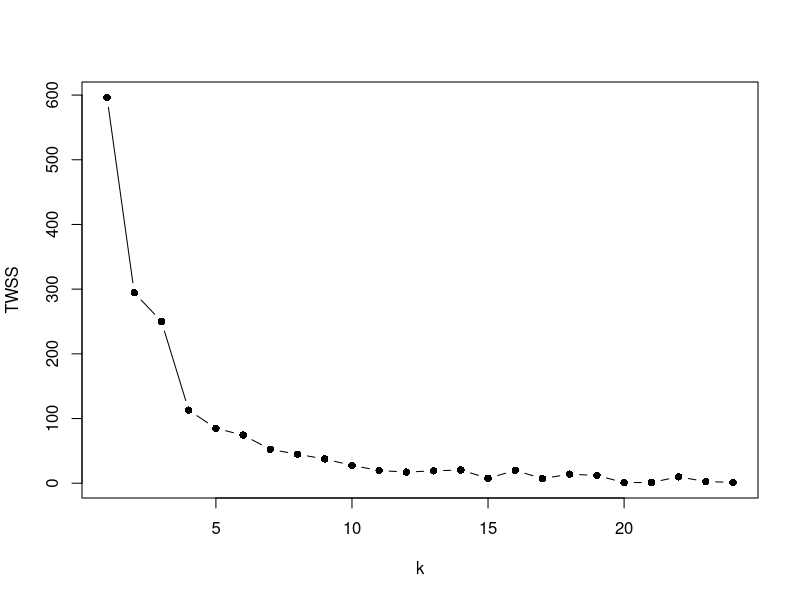

This chart was generated by the following R code: (Note: this script raises an error after producing the figure.)
## ---- chunk 1
knitr::opts_chunk$set(echo = TRUE)
## ---- chunk 2
#set the working directory
setwd("C:/Users/Nathan/Desktop/DS110")
dir()


 

#Read the protein consumption dataset

PC=read.table("ProteinConsumption.txt", sep="\t", header=T)
head(PC)
summary(PC)

 

#Based on the handout, we are going to work one example - part (a) which asks us to perform clustering based on "Meat consumption". Therefore we will focus on meat consumption.

 

#Now let's seperate only white and red meat data.
Meat=PC[, 2:3]

 

#In order to perform clustering, we need to install the 'cluster' package, and load it.
require(cluster)


#Let's set the seed to make sure the starting random points are the same for everyone in class.

set.seed(123456)

 

#One thing to remember about kmeans clustering is that we need to tell the number of clusters (k) to do the clustering.

#So just to lean how to run keamns() lets use k=3. Leter we will learn how to find the optimal value for k

kmn3=kmeans(Meat, 3)
kmn3

#Now we are going to learn how to select the optimal number of clusters (k value)
#We use the total within sum of square values (TWSS). lower TWSS will tell us that observations within a cluster have simular variation ie they are simular. #We will pick the k that gives us a relatively small TWSS value.
#We can use tot.withins of the kmeans output. that is the total within sum of square values of the entire clustering
kmn3$tot.withinss

#I'm going to create an array to store TWSS for a range of kvalues and then print it to a plot.

#WE are creating an array of 24 zeroes, 
#array(value, howmany)
TWSS=array(0,24)
for(i in 1:24){
  kmn=kmeans(Meat, i)
  TWSS[i]=kmn$tot.withinss
}
TWSS

k=1:24
plot(k, TWSS, type="b", pch=16)

#Based on the plot, we can see that after k value of 4 the decreases in TWSS are insignificant, so we select optimal number of clusters as k=4.

MeatKmn4=kmeans(Meat, 4)
MeatKmn4

#Now is we will investigate each cluster further ("Post Analysis")
Meatkmn4$cluster

#Let's first ID the row numbers belonging to each cluster
Clus1Rows=which(MeatKmn4$cluster==1)
print("Rows belond to cluster 1: ")
Clus1Rows

Clus2Rows=which(MeatKmn4$cluster==2)
print("Rows belond to cluster 2: ")
Clus2Rows

Clus3Rows=which(MeatKmn4$cluster==3)
print("Rows belond to cluster 3: ")
Clus3Rows

Clus4Rows=which(MeatKmn4$cluster==4)
print("Rows belond to cluster 4: ")
Clus3Rows

#Now lets separate the original dataset based on cluster
Cluster1Data=PC[Clus1Rows, ]
Cluster2Data=PC[Clus2Rows, ]
Cluster3Data=PC[Clus3Rows, ]
Cluster4Data=PC[Clus4Rows, ]

#Here's what we have
Cluster1Data
Cluster2Data
Cluster3Data
Cluster4Data

#Lets investigate what makes them similar and different based on meat consumption
summary(Cluster1Data)
summary(Cluster2Data)
summary(Cluster3Data)
summary(Cluster4Data)

#In addition we should create ggplots to see the patterns
require(ggplot2)
ggplot(Cluster1Data, aes(x=RedMeat, y=WhiteMeat))+geom_point()
ggplot(Cluster2Data, aes(x=RedMeat, y=WhiteMeat))+geom_point()
ggplot(Cluster3Data, aes(x=RedMeat, y=WhiteMeat))+geom_point()
ggplot(Cluster4Data, aes(x=RedMeat, y=WhiteMeat))+geom_point()

#Using the numerical and visual description of each cluster we can identify patterns of what makes the observations in each cluster similar and different.





